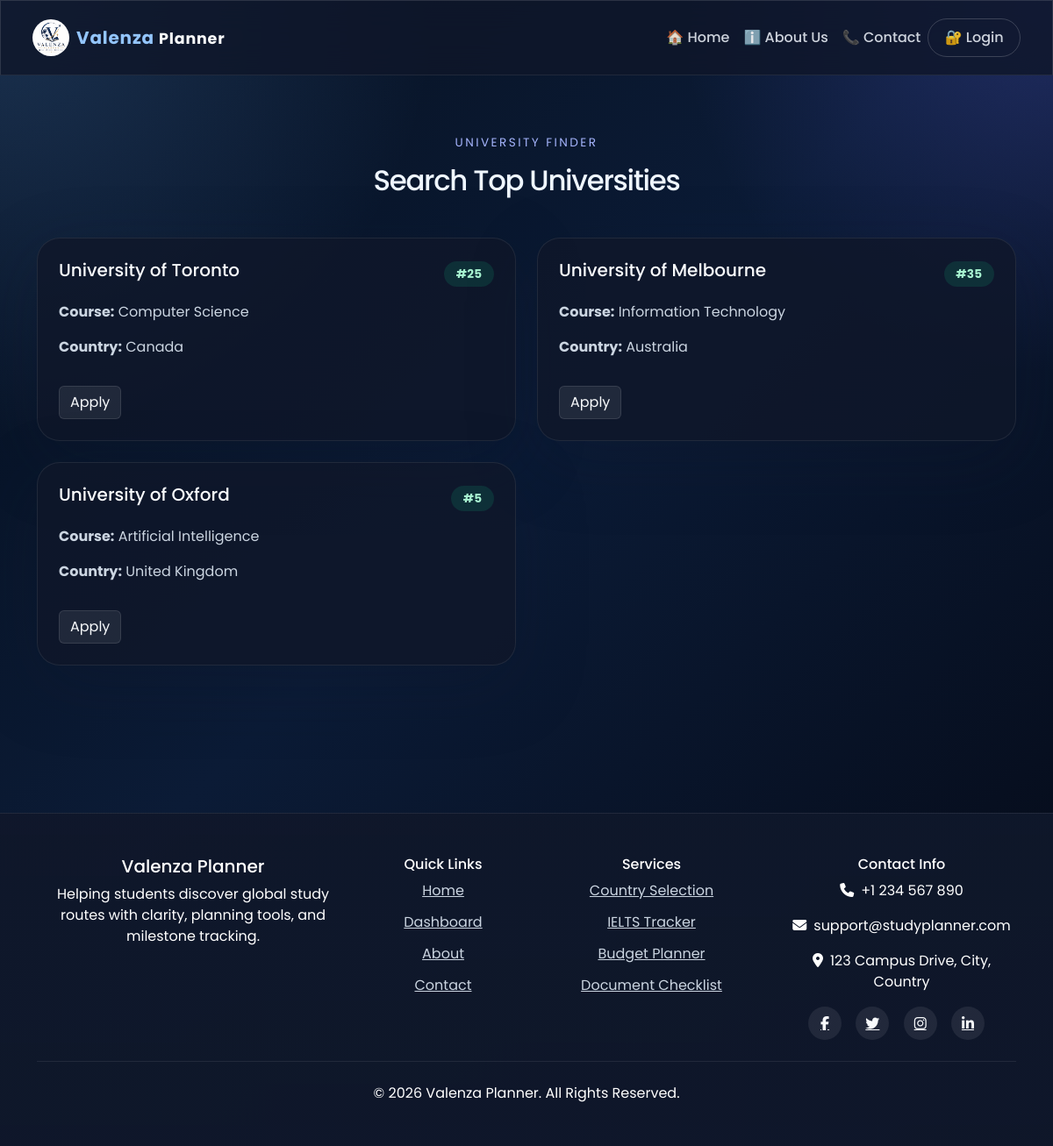
Page /university_dashboard/ on the earlier database version.
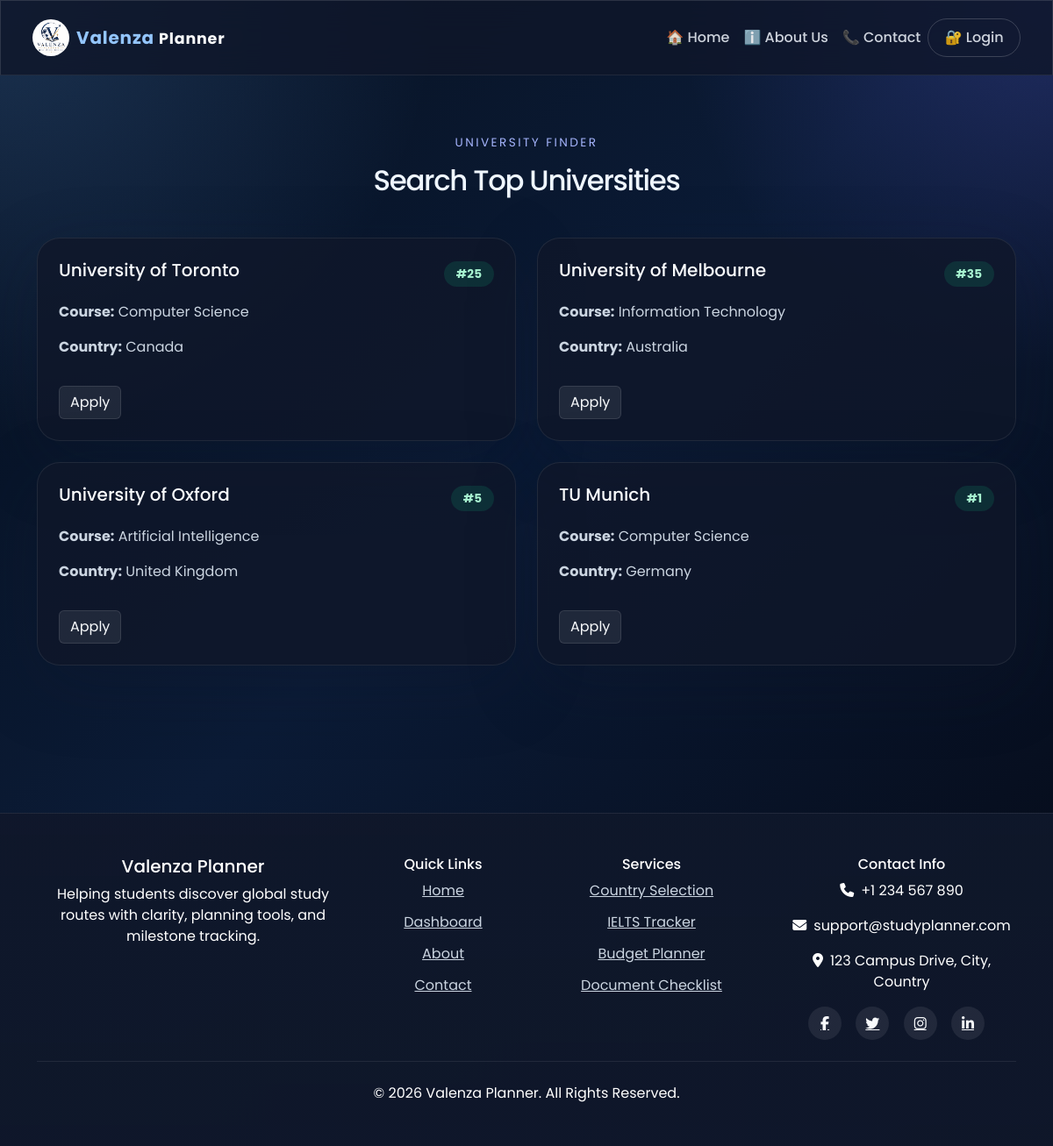
Same page on the later database version.
### students/models.py (models this page shows, shortened)
class University(models.Model):
    country = models.ForeignKey(Country, on_delete=models.CASCADE)
    university_name = models.CharField(max_length=100)
    ranking = models.IntegerField()
    course = models.CharField(max_length=100)
    class Meta:
        verbose_name_plural = "Universities"

class Country(models.Model):
    country_name = models.CharField(max_length=100)
    flag = models.URLField(blank=True, null=True)
    tuition_fee = models.DecimalField(max_digits=10, decimal_places=2)
    living_cost = models.DecimalField(max_digits=10, decimal_places=2)
    ielts_requirement = models.DecimalField(max_digits=3, decimal_places=1)
    class Meta:
        verbose_name_plural = "Countries"

### students/views.py (the view)
# urls.py: path('university_dashboard/', views.university_dashboard, name='university_dashboard'),
def university_dashboard(request):
    universities = University.objects.all()
    return render(request, 'university/university_list.html', {
        'universities': universities
    })

### students/templates/university/university_list.html (shortened to what this page needs)
{% extends 'base.html' %}
{% block content %}
<section class="section-padding">
    <div class="container">
        <div class="section-heading text-center mb-5">
            <span class="eyebrow">University Finder</span>
            <h2 class="section-title">Search Top Universities</h2>
        </div>
        <div class="row g-4">
            {% for university in universities %}
            <div class="col-md-6">
                <div class="university-card p-4 shadow-soft">
                    <div class="d-flex justify-content-between align-items-center mb-3">
                        <h5>{{ university.university_name }}</h5>
                        <span class="badge badge-status">
                            #{{ university.ranking }}
                        </span>
                    </div>
                    <p class="text-muted">
                        <strong>Course:</strong>
                        {{ university.course }}
                    </p>
                    <p class="text-muted">
                        <strong>Country:</strong>
                        {{ university.country.country_name }}
                    </p>
                    <a href="#" class="btn btn-secondary mt-3">
                        Apply
                    </a>
                </div>
            </div>
            {% empty %}
            <div class="col-12 text-center">
                <h4>No Universities Available</h4>
            </div>
            {% endfor %}
        </div>
    </div>
</section>
{% endblock %}

Differences in the rows shown:
added University: university_name "TU Munich", ranking "1", course "Computer Science", country.country_name "Germany"
